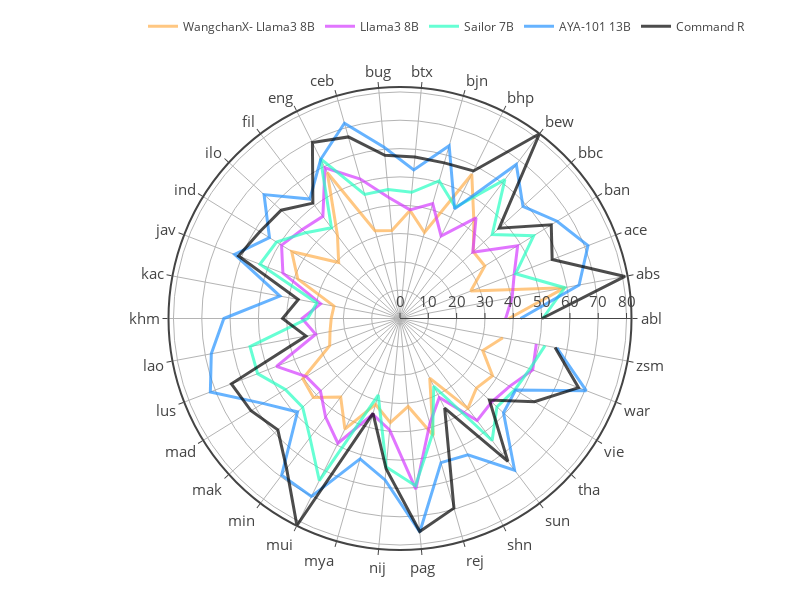

The notebook cell this image was saved under:
### Markdown cell above
Only the best model per group.

### Code cell
import plotly.express as px

fig = go.Figure()

pdf = df[(df['prompt_lang'] == 'eng')].groupby(['model', 'lang'])[['accuracy','macro_f1_score','weighted_f1_score']].mean().reset_index()
pdf['group'] = pdf['model'].apply(lambda x: model_to_group[x])

for i, group in enumerate(pdf["group"].unique()):
    filtered_pdf = pdf[(pdf['group'] == group)].groupby(['model'])[['accuracy','macro_f1_score','weighted_f1_score']].mean().reset_index()
    filtered_pdf = filtered_pdf.sort_values('weighted_f1_score', ascending=False)
    best_model_in_group = filtered_pdf['model'][0]

    best_model_in_group_pdf = pdf[(pdf['model'] == best_model_in_group)]
    
    fig.add_trace(go.Scatterpolar(
          r=best_model_in_group_pdf['weighted_f1_score'],
          theta=best_model_in_group_pdf["lang"].unique(),
          fill='none',
          line=dict(color=model_to_color[best_model_in_group] if group != 'Commercial' else '#000000', width=3),
          marker=dict(size=20, symbol=model_to_index[best_model_in_group]+100),
          name=model_to_display_name[best_model_in_group],
          opacity=0.7,
    ))

# fig.update_layout(
#     template='plotly_white',
# )

fig.update_layout(
    template='none',
    width=800,
    height=600,
    margin=dict(l=50, r=50, t=50, b=50),
    font_size = 15,
    showlegend = True,
    polar = dict(
      angularaxis = dict(
        linewidth = 2,
        showline=True,
        linecolor='light gray'
      ),
      radialaxis = dict(
        side = "counterclockwise",
        showline = True,
        linewidth = 1,
        gridcolor = "light gray",
        gridwidth = 1,
      ),
    ),
    legend=dict(
        orientation="h",
        yanchor="bottom",
        y=1.1,
        xanchor="right",
        x=1.0,
        font_size=12,
    )
)

fig.write_image('../figures/nlu/weighted_f1_score_per_lang_grouped.pdf')
fig.show()

### Figure 1 — Plotly figure (JSON) as saved in the notebook; plotly's stock layout.template omitted (floating-point values rounded to 4 significant figures)
{"data": [{"fill": "none", "line": {"color": "#ffaf4d", "width": 3}, "marker": {"size": 20, "symbol": 117}, "name": "WangchanX-\nLlama3 8B", "opacity": 0.7, "r": [38.44, 59.25, 26.8, 35.23, 35.03, 43.28, 56.88, 31.58, 38.32, 31.23, 32.26, 57.61, 36.64, 29.31, 44.98, 38.73, 23.72, 24.3, 25.14, 26.63, 40.37, 41.37, 34.76, 43.64, 31.55, 36.95, 31.18, 42.94, 23.55, 39.79, 36.51, 38.44, 31.34, 36.96], "theta": ["abl", "abs", "ace", "ban", "bbc", "bew", "bhp", "bjn", "btx", "bug", "ceb", "eng", "fil", "ilo", "ind", "jav", "kac", "khm", "lao", "lus", "mad", "mak", "min", "mui", "mya", "nij", "pag", "rej", "shn", "sun", "tha", "vie", "war", "zsm"], "type": "scatterpolar"}, {"fill": "none", "line": {"color": "#d43bff", "width": 3}, "marker": {"size": 20, "symbol": 103}, "name": "Llama3 8B", "opacity": 0.7, "r": [37.32, 40.29, 43.25, 48.87, 34.8, 44.54, 32.56, 42.21, 38.52, 42.92, 51.19, 59.46, 45.19, 46.68, 49.19, 44.35, 28.5, 34.59, 30.29, 46.78, 38.96, 38.02, 43.6, 49.22, 35.18, 39.55, 60.54, 38.5, 31.13, 45.19, 43.77, 45.53, 50.26, 48.97], "theta": ["abl", "abs", "ace", "ban", "bbc", "bew", "bhp", "bjn", "btx", "bug", "ceb", "eng", "fil", "ilo", "ind", "jav", "kac", "khm", "lao", "lus", "mad", "mak", "min", "mui", "mya", "nij", "pag", "rej", "shn", "sun", "tha", "vie", "war", "zsm"], "type": "scatterpolar"}, {"fill": "none", "line": {"color": "#26ffc2", "width": 3}, "marker": {"size": 20, "symbol": 113}, "name": "Sailor 7B", "opacity": 0.7, "r": [50.41, 59.19, 43.79, 55.53, 44.06, 61.46, 43.89, 50.5, 44.76, 45.73, 45.56, 63.04, 40.16, 44.99, 51.32, 53.05, 29.86, 32.65, 53.88, 53.92, 47.64, 46.53, 52.78, 63.92, 28.1, 52.66, 59.33, 42.18, 26.72, 53.99, 46.32, 47.74, 49.2, 52.09], "theta": ["abl", "abs", "ace", "ban", "bbc", "bew", "bhp", "bjn", "btx", "bug", "ceb", "eng", "fil", "ilo", "ind", "jav", "kac", "khm", "lao", "lus", "mad", "mak", "min", "mui", "mya", "nij", "pag", "rej", "shn", "sun", "tha", "vie", "war", "zsm"], "type": "scatterpolar"}, {"fill": "none", "line": {"color": "#2693ff", "width": 3}, "marker": {"size": 20, "symbol": 110}, "name": "AYA-101 13B", "opacity": 0.7, "r": [42.55, 64.34, 71.19, 65.23, 58.78, 68.16, 43.25, 63.45, 52.68, 60.74, 71.7, 62.81, 52.85, 64.97, 54.21, 62.63, 43.13, 62.2, 67.8, 71.83, 56.95, 48.97, 69.34, 70.2, 51.54, 57.25, 75.71, 52.92, 53.79, 67.16, 49.45, 48.02, 70.53, 56.35], "theta": ["abl", "abs", "ace", "ban", "bbc", "bew", "bhp", "bjn", "btx", "bug", "ceb", "eng", "fil", "ilo", "ind", "jav", "kac", "khm", "lao", "lus", "mad", "mak", "min", "mui", "mya", "nij", "pag", "rej", "shn", "sun", "tha", "vie", "war", "zsm"], "type": "scatterpolar"}, {"fill": "none", "line": {"color": "#000000", "width": 3}, "marker": {"size": 20, "symbol": 101}, "name": "Command R", "opacity": 0.7, "r": [50.11, 80.83, 57.62, 62.83, 47.37, 81.75, 58.19, 57.15, 57.29, 57.9, 66.67, 69.38, 51.05, 56.78, 58.26, 61.16, 36.55, 41.47, 33.76, 63.86, 61.89, 58.38, 66.44, 81.66, 34.81, 53.31, 75.56, 69.62, 35.39, 63.22, 42.74, 55.86, 67.62, 55.71], "theta": ["abl", "abs", "ace", "ban", "bbc", "bew", "bhp", "bjn", "btx", "bug", "ceb", "eng", "fil", "ilo", "ind", "jav", "kac", "khm", "lao", "lus", "mad", "mak", "min", "mui", "mya", "nij", "pag", "rej", "shn", "sun", "tha", "vie", "war", "zsm"], "type": "scatterpolar"}], "layout": {"font": {"size": 15}, "height": 600, "legend": {"font": {"size": 12}, "orientation": "h", "x": 1, "xanchor": "right", "y": 1.1, "yanchor": "bottom"}, "margin": {"b": 50, "l": 50, "r": 50, "t": 50}, "polar": {"angularaxis": {"linecolor": "light gray", "linewidth": 2, "showline": true, "type": "category"}, "radialaxis": {"autorange": true, "gridcolor": "light gray", "gridwidth": 1, "linewidth": 1, "range": [0, 81.75], "showline": true, "side": "counterclockwise", "type": "linear"}}, "showlegend": true, "width": 800}}
